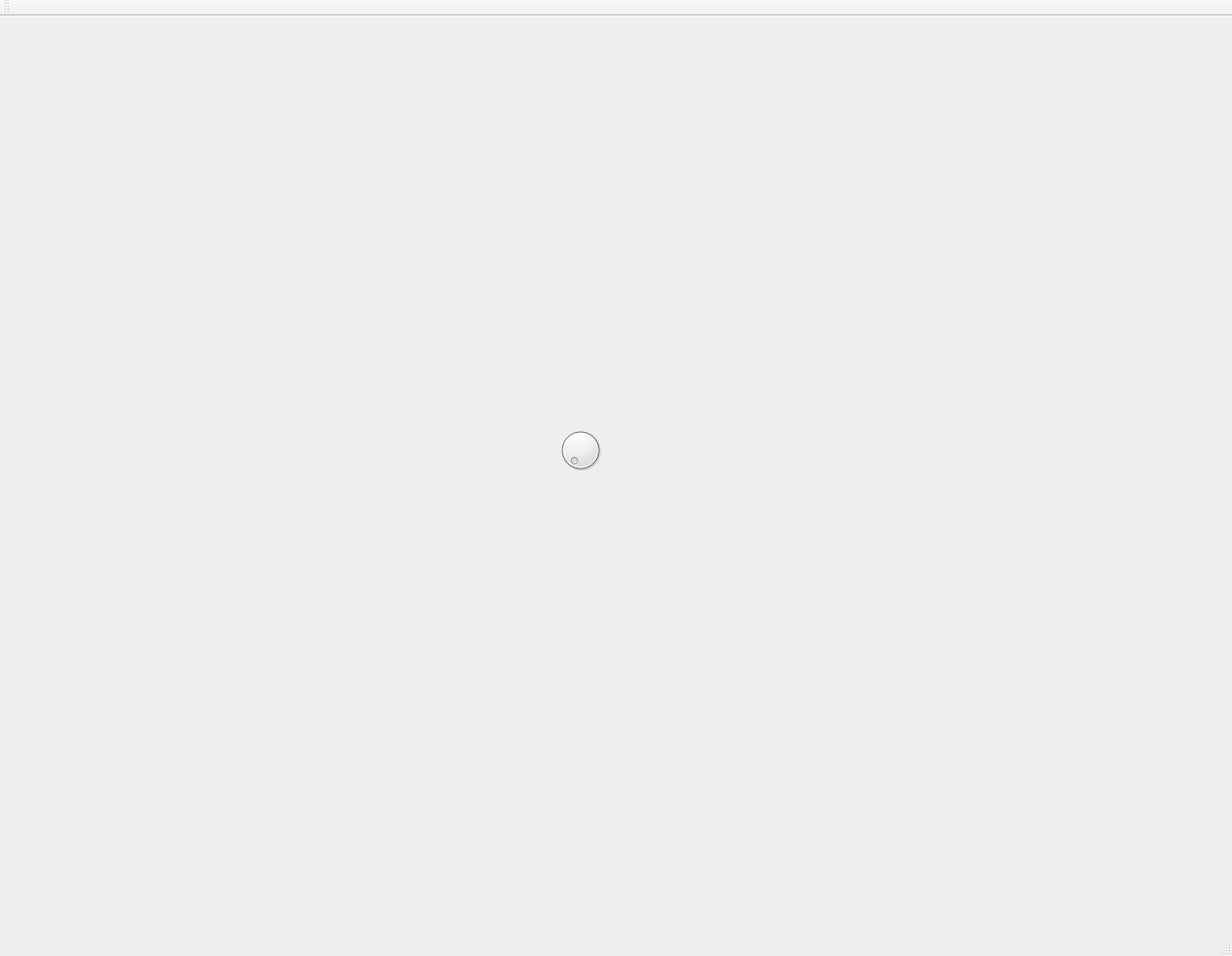
<?xml version="1.0" encoding="UTF-8"?>
<ui version="4.0">
 <class>MainWindow</class>
 <widget class="QMainWindow" name="MainWindow">
  <property name="geometry">
   <rect>
    <x>0</x>
    <y>0</y>
    <width>1284</width>
    <height>996</height>
   </rect>
  </property>
  <property name="windowTitle">
   <string>MainWindow</string>
  </property>
  <widget class="QWidget" name="centralWidget">
   <widget class="QDial" name="dial">
    <property name="geometry">
     <rect>
      <x>580</x>
      <y>420</y>
      <width>50</width>
      <height>64</height>
     </rect>
    </property>
   </widget>
  </widget>
  <widget class="QMenuBar" name="menuBar">
   <property name="geometry">
    <rect>
     <x>0</x>
     <y>0</y>
     <width>1284</width>
     <height>39</height>
    </rect>
   </property>
  </widget>
  <widget class="QToolBar" name="mainToolBar">
   <attribute name="toolBarArea">
    <enum>TopToolBarArea</enum>
   </attribute>
   <attribute name="toolBarBreak">
    <bool>false</bool>
   </attribute>
  </widget>
  <widget class="QStatusBar" name="statusBar"/>
 </widget>
 <layoutdefault spacing="6" margin="11"/>
 <resources/>
 <connections/>
</ui>
